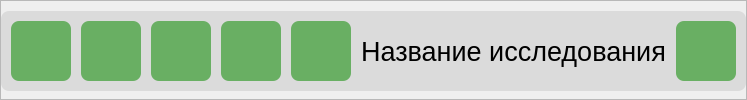
     <widget class="QFrame" name="frame_header">
      <property name="frameShape">
       <enum>QFrame::StyledPanel</enum>
      </property>
      <property name="frameShadow">
       <enum>QFrame::Raised</enum>
      </property>
      <layout class="QGridLayout" name="gridLayout_frame_header" columnstretch="1,0">
       <property name="leftMargin">
        <number>0</number>
       </property>
       <property name="topMargin">
        <number>3</number>
       </property>
       <property name="rightMargin">
        <number>0</number>
       </property>
       <property name="bottomMargin">
        <number>0</number>
       </property>
       <property name="horizontalSpacing">
        <number>6</number>
       </property>
       <property name="verticalSpacing">
        <number>0</number>
       </property>
       <item row="0" column="0" colspan="2">
        <widget class="QFrame" name="frame_header_right">
         <property name="minimumSize">
          <size>
           <width>0</width>
           <height>80</height>
          </size>
         </property>
         <property name="maximumSize">
          <size>
           <width>16777215</width>
           <height>80</height>
          </size>
         </property>
         <property name="styleSheet">
          <string notr="true">QFrame{
	border-radius:8px;
	background-color: rgb(219, 219, 219);
}</string>
         </property>
         <property name="frameShape">
          <enum>QFrame::StyledPanel</enum>
         </property>
         <property name="frameShadow">
          <enum>QFrame::Raised</enum>
         </property>
         <layout class="QGridLayout" name="gridLayout_frame_header_right" columnstretch="0,0,0,0,0,0,0,0">
          <property name="leftMargin">
           <number>10</number>
          </property>
          <property name="topMargin">
           <number>0</number>
          </property>
          <property name="rightMargin">
           <number>10</number>
          </property>
          <property name="bottomMargin">
           <number>0</number>
          </property>
          <property name="horizontalSpacing">
           <number>10</number>
          </property>
          <property name="verticalSpacing">
           <number>6</number>
          </property>
          <item row="1" column="4">
           <widget class="QPushButton" name="button_file">
            <property name="sizePolicy">
             <sizepolicy hsizetype="Fixed" vsizetype="Fixed">
              <horstretch>0</horstretch>
              <verstretch>0</verstretch>
             </sizepolicy>
            </property>
            <property name="minimumSize">
             <size>
              <width>60</width>
              <height>60</height>
             </size>
            </property>
            <property name="maximumSize">
             <size>
              <width>60</width>
              <height>60</height>
             </size>
            </property>
            <property name="autoFillBackground">
             <bool>false</bool>
            </property>
            <property name="styleSheet">
             <string notr="true">QPushButton{
	border-radius:8px;
	background-color: rgb(105, 175, 99);
}</string>
            </property>
            <property name="text">
             <string/>
            </property>
            <property name="iconSize">
             <size>
              <width>50</width>
              <height>50</height>
             </size>
            </property>
           </widget>
          </item>
          <item row="1" column="5">
           <widget class="QPushButton" name="button_print">
            <property name="sizePolicy">
             <sizepolicy hsizetype="Fixed" vsizetype="Fixed">
              <horstretch>0</horstretch>
              <verstretch>0</verstretch>
             </sizepolicy>
            </property>
            <property name="minimumSize">
             <size>
              <width>60</width>
              <height>60</height>
             </size>
            </property>
            <property name="maximumSize">
             <size>
              <width>60</width>
              <height>60</height>
             </size>
            </property>
            <property name="mouseTracking">
             <bool>false</bool>
            </property>
            <property name="autoFillBackground">
             <bool>false</bool>
            </property>
            <property name="styleSheet">
             <string notr="true">QPushButton{
	border-radius:8px;
	background-color: rgb(105, 175, 99);
}</string>
            </property>
            <property name="text">
             <string/>
            </property>
            <property name="iconSize">
             <size>
              <width>50</width>
              <height>50</height>
             </size>
            </property>
           </widget>
          </item>
          <item row="1" column="3">
           <widget class="QPushButton" name="button_segment">
            <property name="sizePolicy">
             <sizepolicy hsizetype="Fixed" vsizetype="Fixed">
              <horstretch>0</horstretch>
              <verstretch>0</verstretch>
             </sizepolicy>
            </property>
            <property name="minimumSize">
             <size>
              <width>60</width>
              <height>60</height>
             </size>
            </property>
            <property name="maximumSize">
             <size>
              <width>60</width>
              <height>60</height>
             </size>
            </property>
            <property name="autoFillBackground">
             <bool>false</bool>
            </property>
            <property name="styleSheet">
             <string notr="true">QPushButton{
	border-radius:8px;
	background-color: rgb(105, 175, 99);
}</string>
            </property>
            <property name="text">
             <string/>
            </property>
            <property name="iconSize">
             <size>
              <width>50</width>
              <height>50</height>
             </size>
            </property>
           </widget>
          </item>
          <item row="1" column="2">
           <widget class="QPushButton" name="button_ruler">
            <property name="sizePolicy">
             <sizepolicy hsizetype="Fixed" vsizetype="Fixed">
              <horstretch>0</horstretch>
              <verstretch>0</verstretch>
             </sizepolicy>
            </property>
            <property name="minimumSize">
             <size>
              <width>60</width>
              <height>60</height>
             </size>
            </property>
            <property name="maximumSize">
             <size>
              <width>60</width>
              <height>60</height>
             </size>
            </property>
            <property name="autoFillBackground">
             <bool>false</bool>
            </property>
            <property name="styleSheet">
             <string notr="true">QPushButton{
	border-radius:8px;
	background-color: rgb(105, 175, 99);
}</string>
            </property>
            <property name="text">
             <string/>
            </property>
            <property name="iconSize">
             <size>
              <width>50</width>
              <height>50</height>
             </size>
            </property>
           </widget>
          </item>
          <item row="1" column="6">
           <widget class="QLabel" name="label">
            <property name="font">
             <font>
              <family>Arial</family>
              <pointsize>20</pointsize>
             </font>
            </property>
            <property name="text">
             <string>Название исследования</string>
            </property>
            <property name="alignment">
             <set>Qt::AlignCenter</set>
            </property>
            <property name="margin">
             <number>0</number>
            </property>
           </widget>
          </item>
          <item row="1" column="1">
           <widget class="QPushButton" name="button_exit">
            <property name="minimumSize">
             <size>
              <width>60</width>
              <height>60</height>
             </size>
            </property>
            <property name="maximumSize">
             <size>
              <width>60</width>
              <height>60</height>
             </size>
            </property>
            <property name="styleSheet">
             <string notr="true">QPushButton{
	border-radius:8px;
	background-color: rgb(105, 175, 99);
}</string>
            </property>
            <property name="text">
             <string/>
            </property>
           </widget>
          </item>
          <item row="1" column="7">
           <widget class="QPushButton" name="button_options">
            <property name="minimumSize">
             <size>
              <width>60</width>
              <height>60</height>
             </size>
            </property>
            <property name="maximumSize">
             <size>
              <width>60</width>
              <height>60</height>
             </size>
            </property>
            <property name="styleSheet">
             <string notr="true">QPushButton{
	border-radius:8px;
	background-color: rgb(105, 175, 99);
}</string>
            </property>
            <property name="text">
             <string/>
            </property>
           </widget>
          </item>
         </layout>
        </widget>
       </item>
      </layout>
     </widget>
